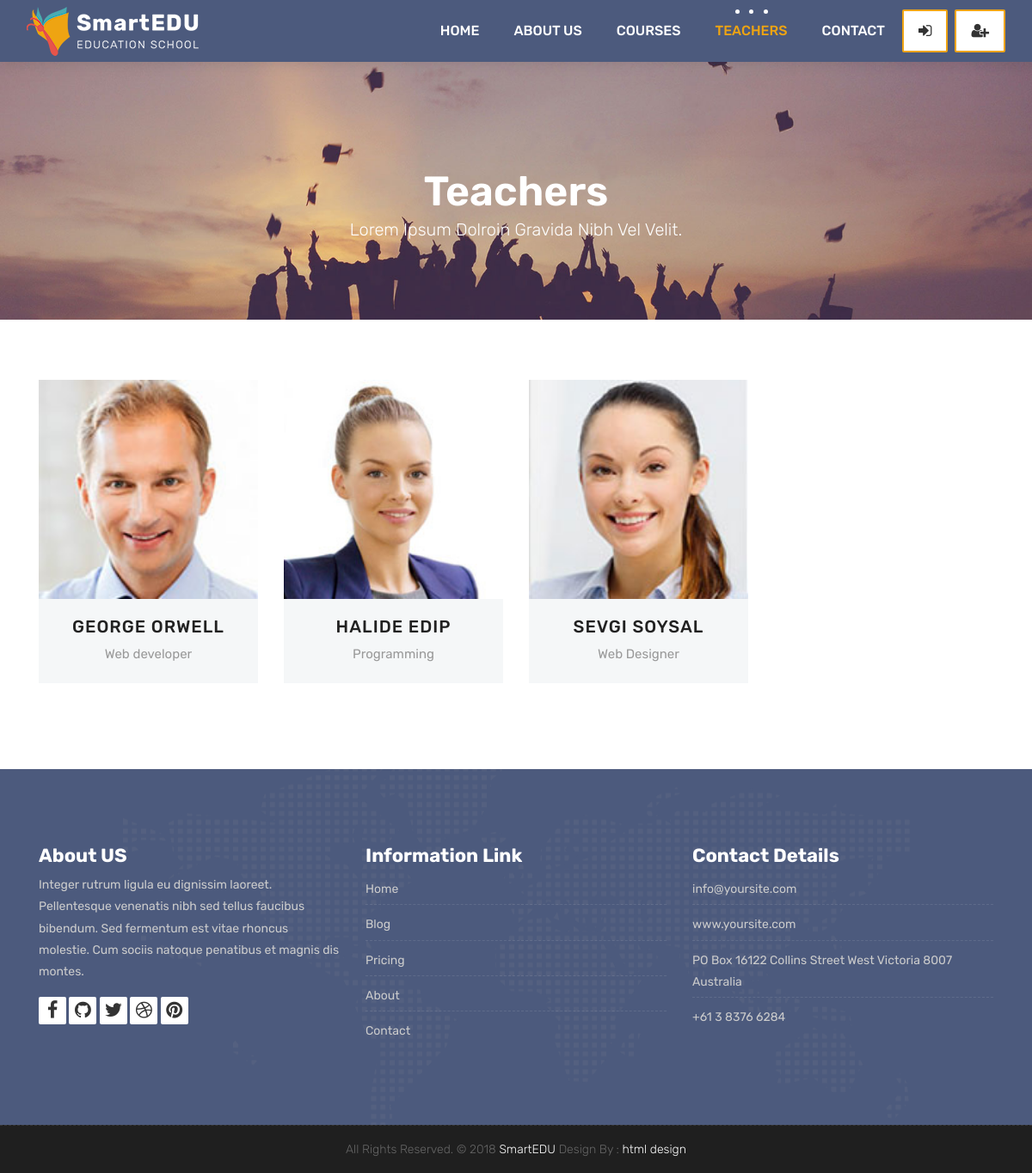
Screenshot of /teachers/ with the database file from the repository.
### teachers/models.py (models this page shows, shortened)
class Teacher(models.Model):
     name=models.CharField(max_length=50)
     title=models.CharField(max_length=50)
     description=models.TextField(blank=True)
     image = models.ImageField(upload_to="courses/%Y/%m/%d/")
     facebook=models.URLField(max_length=100, blank=True)
     twitter=models.URLField(max_length=100, blank=True)
     linkedin=models.URLField(max_length=100, blank=True)
     youtube=models.URLField(max_length=100, blank=True)

### teachers/views.py (the view)
# urls.py: path('', TeacherListView.as_view(), name="teachers"),
class  TeacherListView(ListView):
   model=Teacher
   template_name='teachers.html'
   context_object_name='teachers'

### templates/teachers.html (shortened to what this page needs)
{% extends 'partials/_base.html' %}
{% block content %}
{% load static %}
	<div class="all-title-box">
		<div class="container text-center">
			<h1>Teachers<span class="m_1">Lorem Ipsum dolroin gravida nibh vel velit.</span></h1>
		</div>
	</div>
	<div id="teachers" class="section wb">
        <div class="container">
            <div class="row">
				{% for teacher in teachers %}
				<div class="col-lg-3 col-md-6 col-12">
					<div class="our-team">
						<div class="team-img">
							<img src="{{teacher.image.url}}">
						</div>
						<div class="team-content">
							<h3 class="title"><a href="{% url 'teacher_detail' teacher.pk  %}">{{teacher.name}}</a></h3>
							<span class="post">{{teacher.title}}</span>
						</div>
					</div>
				</div>
                {% endfor %}
            </div>
        </div>
    </div>
{% endblock %}

### static/style.css (style rules this page uses)
body { color: #333333; font-size: 14px; font-family: 'Rubik', sans-serif; line-height: 1.80857; }
html, body { height: 100%; }
a { color: #1f1f1f; text-decoration: none !important; outline: none !important; -webkit-transition: all .3s ease-in-out; -moz-transition: all .3s ease-in-out; -ms-transition: all .3s ease-in-out; -o-transition: all .3s ease-in-out; transition: all .3s ease-in-out; }
h1, h2, h3, h4, h5, h6 { letter-spacing: 0; font-weight: normal; position: relative; padding: 0 0 10px 0; font-weight: normal; line-height: 120% !important; color: #1f1f1f; margin: 0 }
h1 { font-size: 24px }
h3 { font-size: 18px }
h1 a, h2 a, h3 a, h4 a, h5 a, h6 a { color: #212121; text-decoration: none!important; opacity: 1 }
a { color: #1f1f1f; text-decoration: none; outline: none; }
a, .btn { text-decoration: none !important; outline: none !important; -webkit-transition: all .3s ease-in-out; -moz-transition: all .3s ease-in-out; -ms-transition: all .3s ease-in-out; -o-transition: all .3s ease-in-out; transition: all .3s ease-in-out; }
.section { display: block; position: relative; overflow: hidden; padding: 70px 0; }
.section.wb { background-color: #ffffff; }
.all-title-box { background: url(images/banner.jpg)no-repeat; -webkit-background-size: cover; -moz-background-size: cover; -o-background-size: cover; background-size: cover; background-position: center; min-height: 300px; }
.all-title-box h1 { color: #fff; font-weight: 600; text-transform: capitalize; padding-top: 11%; font-size: 48px; line-height: 0px; }
span.m_1 { font-weight: 300; font-size: 20px; line-height: 1.5em; display: block; }
.our-team { text-align: center; margin-bottom: 30px; }
.our-team .team-img { overflow: hidden; position: relative; }
.our-team .team-img img { width: 100%; height: auto; }
.our-team .team-content { padding: 20px 0; background: #f5f7f8; color: #54478a; }
.our-team .title { display: block; font-size: 20px; font-weight: 500; letter-spacing: 1px; text-transform: uppercase; margin: 0 0 7px 0; padding: 0px; }
.our-team .post { display: block; font-size: 15px; color: #999; }

### rows the page displays
Teacher: image (picture), name "GEORGE ORWELL", title "Web developer"
Teacher: image (picture), name "HALIDE EDIP", title "Programming"
Teacher: image (picture), name "SEVGI SOYSAL", title "Web Designer"
